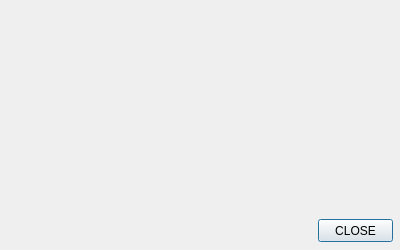
<?xml version="1.0" encoding="UTF-8"?>
<ui version="4.0">
 <class>AboutDialog</class>
 <widget class="QDialog" name="AboutDialog">
  <property name="geometry">
   <rect>
    <x>0</x>
    <y>0</y>
    <width>400</width>
    <height>250</height>
   </rect>
  </property>
  <property name="minimumSize">
   <size>
    <width>400</width>
    <height>250</height>
   </size>
  </property>
  <property name="maximumSize">
   <size>
    <width>400</width>
    <height>250</height>
   </size>
  </property>
  <property name="windowTitle">
   <string>Dialog</string>
  </property>
  <property name="styleSheet">
   <string notr="true">image: url(:/images/About.png);</string>
  </property>
  <widget class="QPushButton" name="pushButton">
   <property name="geometry">
    <rect>
     <x>318</x>
     <y>219</y>
     <width>75</width>
     <height>23</height>
    </rect>
   </property>
   <property name="styleSheet">
    <string notr="true"/>
   </property>
   <property name="text">
    <string>CLOSE</string>
   </property>
   <property name="autoDefault">
    <bool>true</bool>
   </property>
  </widget>
 </widget>
 <resources/>
 <connections/>
</ui>
